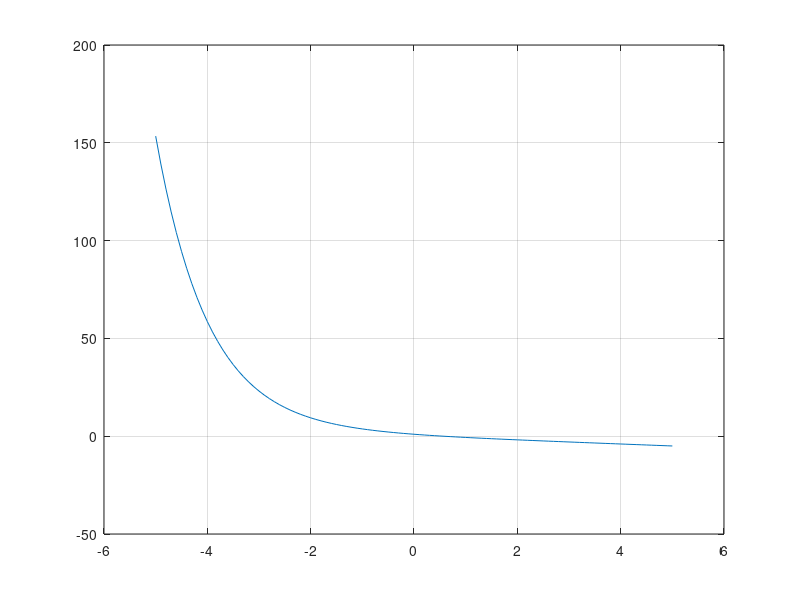
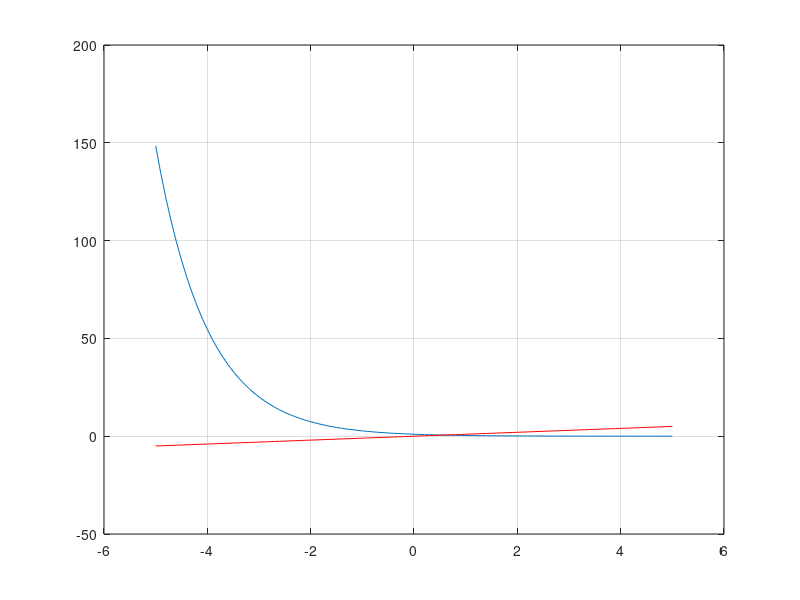
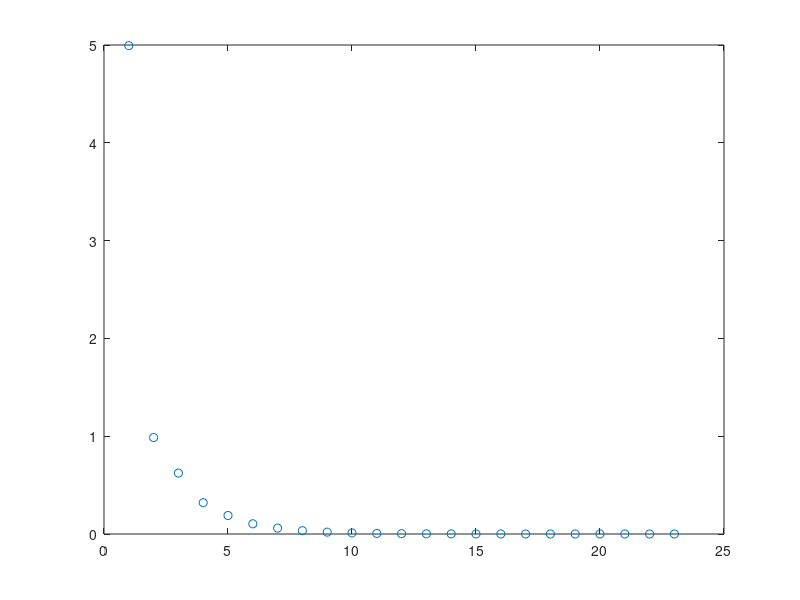

Reproduce these figures in MATLAB, in order.

%Punto Fijo
%f(x) =x^2-x-1

x = -5:0.1:5;


%f = @(x) x.^2-x-1;
f = @(x) exp(-x) -x;
g = @(x) f(x)+x;

figure(1)
plot( x, f(x) )
hold on
grid on

figure(2)
plot(x, g(x) )
hold on
plot(x,x,'r')
grid on


%%
%Algoritmo de punto fijo

x0 = 5;
% x1 = g(x0);
% x2 = g(x1);
% x3 = g(x2);
r = x0; %candidatos a raices
i = 1;
funcEval = f(r(1));

maxIter = 100;

while(abs(funcEval)>1e-5 && i<maxIter)
   r(i+1) = g( r(i) ); 
   funcEval = f(r(i+1)) ;
   i = i+1;
end



%%

fAbs= @(x) abs(f(x));

figure()
plot(fAbs(r),'o')


